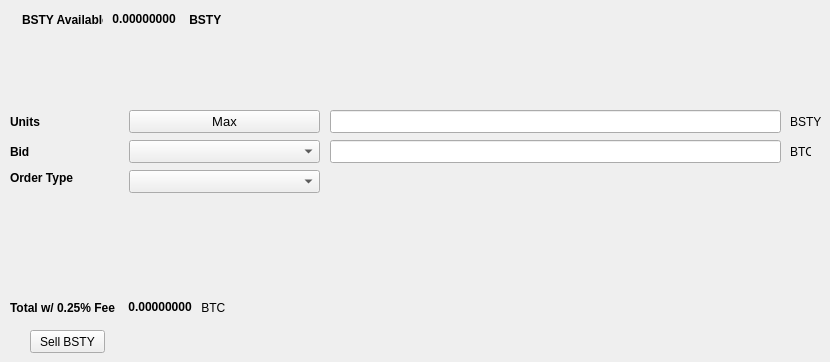
   <widget class="QWidget" name="SellTab">
    <attribute name="title">
     <string>Sell</string>
    </attribute>
    <widget class="QLabel" name="label_16">
     <property name="geometry">
      <rect>
       <x>790</x>
       <y>140</y>
       <width>21</width>
       <height>23</height>
      </rect>
     </property>
     <property name="text">
      <string>BTC</string>
     </property>
    </widget>
    <widget class="QComboBox" name="SellBidcomboBox">
     <property name="geometry">
      <rect>
       <x>129</x>
       <y>140</y>
       <width>191</width>
       <height>23</height>
      </rect>
     </property>
     <property name="font">
      <font>
       <pointsize>10</pointsize>
      </font>
     </property>
    </widget>
    <widget class="QLabel" name="label_18">
     <property name="geometry">
      <rect>
       <x>10</x>
       <y>110</y>
       <width>46</width>
       <height>23</height>
      </rect>
     </property>
     <property name="font">
      <font>
       <weight>75</weight>
       <bold>true</bold>
      </font>
     </property>
     <property name="text">
      <string>Units</string>
     </property>
    </widget>
    <widget class="QPushButton" name="Sell_Max_Amount">
     <property name="geometry">
      <rect>
       <x>129</x>
       <y>110</y>
       <width>191</width>
       <height>23</height>
      </rect>
     </property>
     <property name="font">
      <font>
       <pointsize>10</pointsize>
      </font>
     </property>
     <property name="text">
      <string>Max</string>
     </property>
    </widget>
    <widget class="QLabel" name="label_20">
     <property name="geometry">
      <rect>
       <x>10</x>
       <y>170</y>
       <width>71</width>
       <height>16</height>
      </rect>
     </property>
     <property name="font">
      <font>
       <weight>75</weight>
       <bold>true</bold>
      </font>
     </property>
     <property name="text">
      <string>Order Type</string>
     </property>
    </widget>
    <widget class="QComboBox" name="SellOrdertypeCombo">
     <property name="geometry">
      <rect>
       <x>129</x>
       <y>170</y>
       <width>191</width>
       <height>23</height>
      </rect>
     </property>
     <property name="font">
      <font>
       <pointsize>10</pointsize>
      </font>
     </property>
    </widget>
    <widget class="QLabel" name="label_21">
     <property name="geometry">
      <rect>
       <x>10</x>
       <y>140</y>
       <width>46</width>
       <height>23</height>
      </rect>
     </property>
     <property name="font">
      <font>
       <weight>75</weight>
       <bold>true</bold>
      </font>
     </property>
     <property name="text">
      <string>Bid</string>
     </property>
    </widget>
    <widget class="QLabel" name="label_22">
     <property name="geometry">
      <rect>
       <x>790</x>
       <y>110</y>
       <width>31</width>
       <height>23</height>
      </rect>
     </property>
     <property name="text">
      <string>BSTY</string>
     </property>
    </widget>
    <widget class="QLineEdit" name="UnitsInputBSTY">
     <property name="geometry">
      <rect>
       <x>330</x>
       <y>110</y>
       <width>451</width>
       <height>23</height>
      </rect>
     </property>
     <property name="font">
      <font>
       <pointsize>9</pointsize>
       <weight>75</weight>
       <bold>true</bold>
      </font>
     </property>
    </widget>
    <widget class="QLineEdit" name="SellBidPriceEdit">
     <property name="geometry">
      <rect>
       <x>330</x>
       <y>140</y>
       <width>451</width>
       <height>23</height>
      </rect>
     </property>
     <property name="font">
      <font>
       <pointsize>9</pointsize>
       <weight>75</weight>
       <bold>true</bold>
      </font>
     </property>
    </widget>
    <widget class="QPushButton" name="SellBSTYBTN">
     <property name="geometry">
      <rect>
       <x>30</x>
       <y>330</y>
       <width>75</width>
       <height>23</height>
      </rect>
     </property>
     <property name="text">
      <string>Sell BSTY</string>
     </property>
    </widget>
    <widget class="QWidget" name="layoutWidget">
     <property name="geometry">
      <rect>
       <x>22</x>
       <y>12</y>
       <width>200</width>
       <height>15</height>
      </rect>
     </property>
     <layout class="QHBoxLayout" name="horizontalLayout">
      <item>
       <widget class="QLabel" name="label232_2">
        <property name="font">
         <font>
          <weight>75</weight>
          <bold>true</bold>
         </font>
        </property>
        <property name="text">
         <string>BSTY Available:</string>
        </property>
       </widget>
      </item>
      <item>
       <widget class="QLabel" name="BSTYAvailableLabel">
        <property name="palette">
         <palette>
          <active>
           <colorrole role="WindowText">
            <brush brushstyle="SolidPattern">
             <color alpha="255">
              <red>0</red>
              <green>0</green>
              <blue>0</blue>
             </color>
            </brush>
           </colorrole>
           <colorrole role="Button">
            <brush brushstyle="SolidPattern">
             <color alpha="255">
              <red>0</red>
              <green>170</green>
              <blue>0</blue>
             </color>
            </brush>
           </colorrole>
           <colorrole role="Light">
            <brush brushstyle="SolidPattern">
             <color alpha="255">
              <red>0</red>
              <green>255</green>
              <blue>0</blue>
             </color>
            </brush>
           </colorrole>
           <colorrole role="Midlight">
            <brush brushstyle="SolidPattern">
             <color alpha="255">
              <red>0</red>
              <green>212</green>
              <blue>0</blue>
             </color>
            </brush>
           </colorrole>
           <colorrole role="Dark">
            <brush brushstyle="SolidPattern">
             <color alpha="255">
              <red>0</red>
              <green>85</green>
              <blue>0</blue>
             </color>
            </brush>
           </colorrole>
           <colorrole role="Mid">
            <brush brushstyle="SolidPattern">
             <color alpha="255">
              <red>0</red>
              <green>113</green>
              <blue>0</blue>
             </color>
            </brush>
           </colorrole>
           <colorrole role="Text">
            <brush brushstyle="SolidPattern">
             <color alpha="255">
              <red>0</red>
              <green>170</green>
              <blue>0</blue>
             </color>
            </brush>
           </colorrole>
           <colorrole role="BrightText">
            <brush brushstyle="SolidPattern">
             <color alpha="255">
              <red>255</red>
              <green>255</green>
              <blue>255</blue>
             </color>
            </brush>
           </colorrole>
           <colorrole role="ButtonText">
            <brush brushstyle="SolidPattern">
             <color alpha="255">
              <red>0</red>
              <green>0</green>
              <blue>0</blue>
             </color>
            </brush>
           </colorrole>
           <colorrole role="Base">
            <brush brushstyle="SolidPattern">
             <color alpha="255">
              <red>255</red>
              <green>255</green>
              <blue>255</blue>
             </color>
            </brush>
           </colorrole>
           <colorrole role="Window">
            <brush brushstyle="SolidPattern">
             <color alpha="255">
              <red>0</red>
              <green>170</green>
              <blue>0</blue>
             </color>
            </brush>
           </colorrole>
           <colorrole role="Shadow">
            <brush brushstyle="SolidPattern">
             <color alpha="255">
              <red>0</red>
              <green>0</green>
              <blue>0</blue>
             </color>
            </brush>
           </colorrole>
           <colorrole role="AlternateBase">
            <brush brushstyle="SolidPattern">
             <color alpha="255">
              <red>127</red>
              <green>212</green>
              <blue>127</blue>
             </color>
            </brush>
           </colorrole>
           <colorrole role="ToolTipBase">
            <brush brushstyle="SolidPattern">
             <color alpha="255">
              <red>255</red>
              <green>255</green>
              <blue>220</blue>
             </color>
            </brush>
           </colorrole>
           <colorrole role="ToolTipText">
            <brush brushstyle="SolidPattern">
             <color alpha="255">
              <red>0</red>
              <green>0</green>
              <blue>0</blue>
             </color>
            </brush>
           </colorrole>
          </active>
          <inactive>
           <colorrole role="WindowText">
            <brush brushstyle="SolidPattern">
             <color alpha="255">
              <red>0</red>
              <green>0</green>
              <blue>0</blue>
             </color>
            </brush>
           </colorrole>
           <colorrole role="Button">
            <brush brushstyle="SolidPattern">
             <color alpha="255">
              <red>0</red>
              <green>170</green>
              <blue>0</blue>
             </color>
            </brush>
           </colorrole>
           <colorrole role="Light">
            <brush brushstyle="SolidPattern">
             <color alpha="255">
              <red>0</red>
              <green>255</green>
              <blue>0</blue>
             </color>
            </brush>
           </colorrole>
           <colorrole role="Midlight">
            <brush brushstyle="SolidPattern">
             <color alpha="255">
              <red>0</red>
              <green>212</green>
              <blue>0</blue>
             </color>
            </brush>
           </colorrole>
           <colorrole role="Dark">
            <brush brushstyle="SolidPattern">
             <color alpha="255">
              <red>0</red>
              <green>85</green>
              <blue>0</blue>
             </color>
            </brush>
           </colorrole>
           <colorrole role="Mid">
            <brush brushstyle="SolidPattern">
             <color alpha="255">
              <red>0</red>
              <green>113</green>
              <blue>0</blue>
             </color>
            </brush>
           </colorrole>
           <colorrole role="Text">
            <brush brushstyle="SolidPattern">
             <color alpha="255">
              <red>0</red>
              <green>170</green>
              <blue>0</blue>
             </color>
            </brush>
           </colorrole>
           <colorrole role="BrightText">
            <brush brushstyle="SolidPattern">
             <color alpha="255">
              <red>255</red>
              <green>255</green>
              <blue>255</blue>
             </color>
            </brush>
           </colorrole>
           <colorrole role="ButtonText">
            <brush brushstyle="SolidPattern">
             <color alpha="255">
              <red>0</red>
              <green>0</green>
              <blue>0</blue>
             </color>
            </brush>
           </colorrole>
           <colorrole role="Base">
            <brush brushstyle="SolidPattern">
             <color alpha="255">
              <red>255</red>
              <green>255</green>
              <blue>255</blue>
             </color>
            </brush>
           </colorrole>
           <colorrole role="Window">
            <brush brushstyle="SolidPattern">
             <color alpha="255">
              <red>0</red>
              <green>170</green>
              <blue>0</blue>
             </color>
            </brush>
           </colorrole>
           <colorrole role="Shadow">
            <brush brushstyle="SolidPattern">
             <color alpha="255">
              <red>0</red>
              <green>0</green>
              <blue>0</blue>
             </color>
            </brush>
           </colorrole>
           <colorrole role="AlternateBase">
            <brush brushstyle="SolidPattern">
             <color alpha="255">
              <red>127</red>
              <green>212</green>
              <blue>127</blue>
             </color>
            </brush>
           </colorrole>
           <colorrole role="ToolTipBase">
            <brush brushstyle="SolidPattern">
             <color alpha="255">
              <red>255</red>
              <green>255</green>
              <blue>220</blue>
             </color>
            </brush>
           </colorrole>
           <colorrole role="ToolTipText">
            <brush brushstyle="SolidPattern">
             <color alpha="255">
              <red>0</red>
              <green>0</green>
              <blue>0</blue>
             </color>
            </brush>
           </colorrole>
          </inactive>
          <disabled>
           <colorrole role="WindowText">
            <brush brushstyle="SolidPattern">
             <color alpha="255">
              <red>0</red>
              <green>85</green>
              <blue>0</blue>
             </color>
            </brush>
           </colorrole>
           <colorrole role="Button">
            <brush brushstyle="SolidPattern">
             <color alpha="255">
              <red>0</red>
              <green>170</green>
              <blue>0</blue>
             </color>
            </brush>
           </colorrole>
           <colorrole role="Light">
            <brush brushstyle="SolidPattern">
             <color alpha="255">
              <red>0</red>
              <green>255</green>
              <blue>0</blue>
             </color>
            </brush>
           </colorrole>
           <colorrole role="Midlight">
            <brush brushstyle="SolidPattern">
             <color alpha="255">
              <red>0</red>
              <green>212</green>
              <blue>0</blue>
             </color>
            </brush>
           </colorrole>
           <colorrole role="Dark">
            <brush brushstyle="SolidPattern">
             <color alpha="255">
              <red>0</red>
              <green>85</green>
              <blue>0</blue>
             </color>
            </brush>
           </colorrole>
           <colorrole role="Mid">
            <brush brushstyle="SolidPattern">
             <color alpha="255">
              <red>0</red>
              <green>113</green>
              <blue>0</blue>
             </color>
            </brush>
           </colorrole>
           <colorrole role="Text">
            <brush brushstyle="SolidPattern">
             <color alpha="255">
              <red>0</red>
              <green>85</green>
              <blue>0</blue>
             </color>
            </brush>
           </colorrole>
           <colorrole role="BrightText">
            <brush brushstyle="SolidPattern">
             <color alpha="255">
              <red>255</red>
              <green>255</green>
              <blue>255</blue>
             </color>
            </brush>
           </colorrole>
           <colorrole role="ButtonText">
            <brush brushstyle="SolidPattern">
             <color alpha="255">
              <red>0</red>
              <green>85</green>
              <blue>0</blue>
             </color>
            </brush>
           </colorrole>
           <colorrole role="Base">
            <brush brushstyle="SolidPattern">
             <color alpha="255">
              <red>0</red>
              <green>170</green>
              <blue>0</blue>
             </color>
            </brush>
           </colorrole>
           <colorrole role="Window">
            <brush brushstyle="SolidPattern">
             <color alpha="255">
              <red>0</red>
              <green>170</green>
              <blue>0</blue>
             </color>
            </brush>
           </colorrole>
           <colorrole role="Shadow">
            <brush brushstyle="SolidPattern">
             <color alpha="255">
              <red>0</red>
              <green>0</green>
              <blue>0</blue>
             </color>
            </brush>
           </colorrole>
           <colorrole role="AlternateBase">
            <brush brushstyle="SolidPattern">
             <color alpha="255">
              <red>0</red>
              <green>170</green>
              <blue>0</blue>
             </color>
            </brush>
           </colorrole>
           <colorrole role="ToolTipBase">
            <brush brushstyle="SolidPattern">
             <color alpha="255">
              <red>255</red>
              <green>255</green>
              <blue>220</blue>
             </color>
            </brush>
           </colorrole>
           <colorrole role="ToolTipText">
            <brush brushstyle="SolidPattern">
             <color alpha="255">
              <red>0</red>
              <green>0</green>
              <blue>0</blue>
             </color>
            </brush>
           </colorrole>
          </disabled>
         </palette>
        </property>
        <property name="font">
         <font>
          <weight>75</weight>
          <bold>true</bold>
         </font>
        </property>
        <property name="text">
         <string> 0.00000000 </string>
        </property>
        <property name="textInteractionFlags">
         <set>Qt::LinksAccessibleByMouse|Qt::TextSelectableByKeyboard|Qt::TextSelectableByMouse</set>
        </property>
       </widget>
      </item>
      <item>
       <widget class="QLabel" name="labelBSTY">
        <property name="font">
         <font>
          <weight>75</weight>
          <bold>true</bold>
         </font>
        </property>
        <property name="text">
         <string> BSTY</string>
        </property>
       </widget>
      </item>
     </layout>
    </widget>
    <widget class="QWidget" name="layoutWidget">
     <property name="geometry">
      <rect>
       <x>10</x>
       <y>300</y>
       <width>218</width>
       <height>15</height>
      </rect>
     </property>
     <layout class="QHBoxLayout" name="horizontalLayout_2">
      <item>
       <widget class="QLabel" name="label_19">
        <property name="font">
         <font>
          <weight>75</weight>
          <bold>true</bold>
         </font>
        </property>
        <property name="text">
         <string>Total w/ 0.25% Fee </string>
        </property>
       </widget>
      </item>
      <item>
       <widget class="QLabel" name="SellCostLabel">
        <property name="palette">
         <palette>
          <active>
           <colorrole role="WindowText">
            <brush brushstyle="SolidPattern">
             <color alpha="255">
              <red>0</red>
              <green>0</green>
              <blue>0</blue>
             </color>
            </brush>
           </colorrole>
           <colorrole role="Button">
            <brush brushstyle="SolidPattern">
             <color alpha="255">
              <red>0</red>
              <green>170</green>
              <blue>0</blue>
             </color>
            </brush>
           </colorrole>
           <colorrole role="Light">
            <brush brushstyle="SolidPattern">
             <color alpha="255">
              <red>0</red>
              <green>255</green>
              <blue>0</blue>
             </color>
            </brush>
           </colorrole>
           <colorrole role="Midlight">
            <brush brushstyle="SolidPattern">
             <color alpha="255">
              <red>0</red>
              <green>212</green>
              <blue>0</blue>
             </color>
            </brush>
           </colorrole>
           <colorrole role="Dark">
            <brush brushstyle="SolidPattern">
             <color alpha="255">
              <red>0</red>
              <green>85</green>
              <blue>0</blue>
             </color>
            </brush>
           </colorrole>
           <colorrole role="Mid">
            <brush brushstyle="SolidPattern">
             <color alpha="255">
              <red>0</red>
              <green>113</green>
              <blue>0</blue>
             </color>
            </brush>
           </colorrole>
           <colorrole role="Text">
            <brush brushstyle="SolidPattern">
             <color alpha="255">
              <red>0</red>
              <green>170</green>
              <blue>0</blue>
             </color>
            </brush>
           </colorrole>
           <colorrole role="BrightText">
            <brush brushstyle="SolidPattern">
             <color alpha="255">
              <red>255</red>
              <green>255</green>
              <blue>255</blue>
             </color>
            </brush>
           </colorrole>
           <colorrole role="ButtonText">
            <brush brushstyle="SolidPattern">
             <color alpha="255">
              <red>0</red>
              <green>0</green>
              <blue>0</blue>
             </color>
            </brush>
           </colorrole>
           <colorrole role="Base">
            <brush brushstyle="SolidPattern">
             <color alpha="255">
              <red>255</red>
              <green>255</green>
              <blue>255</blue>
             </color>
            </brush>
           </colorrole>
           <colorrole role="Window">
            <brush brushstyle="SolidPattern">
             <color alpha="255">
              <red>0</red>
              <green>170</green>
              <blue>0</blue>
             </color>
            </brush>
           </colorrole>
           <colorrole role="Shadow">
            <brush brushstyle="SolidPattern">
             <color alpha="255">
              <red>0</red>
              <green>0</green>
              <blue>0</blue>
             </color>
            </brush>
           </colorrole>
           <colorrole role="AlternateBase">
            <brush brushstyle="SolidPattern">
             <color alpha="255">
              <red>127</red>
              <green>212</green>
              <blue>127</blue>
             </color>
            </brush>
           </colorrole>
           <colorrole role="ToolTipBase">
            <brush brushstyle="SolidPattern">
             <color alpha="255">
              <red>255</red>
              <green>255</green>
              <blue>220</blue>
             </color>
            </brush>
           </colorrole>
           <colorrole role="ToolTipText">
            <brush brushstyle="SolidPattern">
             <color alpha="255">
              <red>0</red>
              <green>0</green>
              <blue>0</blue>
             </color>
            </brush>
           </colorrole>
          </active>
          <inactive>
           <colorrole role="WindowText">
            <brush brushstyle="SolidPattern">
             <color alpha="255">
              <red>0</red>
              <green>0</green>
              <blue>0</blue>
             </color>
            </brush>
           </colorrole>
           <colorrole role="Button">
            <brush brushstyle="SolidPattern">
             <color alpha="255">
              <red>0</red>
              <green>170</green>
              <blue>0</blue>
             </color>
            </brush>
           </colorrole>
           <colorrole role="Light">
            <brush brushstyle="SolidPattern">
             <color alpha="255">
              <red>0</red>
              <green>255</green>
              <blue>0</blue>
             </color>
            </brush>
           </colorrole>
           <colorrole role="Midlight">
            <brush brushstyle="SolidPattern">
             <color alpha="255">
              <red>0</red>
              <green>212</green>
              <blue>0</blue>
             </color>
            </brush>
           </colorrole>
           <colorrole role="Dark">
            <brush brushstyle="SolidPattern">
             <color alpha="255">
              <red>0</red>
              <green>85</green>
              <blue>0</blue>
             </color>
            </brush>
           </colorrole>
           <colorrole role="Mid">
            <brush brushstyle="SolidPattern">
             <color alpha="255">
              <red>0</red>
              <green>113</green>
              <blue>0</blue>
             </color>
            </brush>
           </colorrole>
           <colorrole role="Text">
            <brush brushstyle="SolidPattern">
             <color alpha="255">
              <red>0</red>
              <green>170</green>
              <blue>0</blue>
             </color>
            </brush>
           </colorrole>
           <colorrole role="BrightText">
            <brush brushstyle="SolidPattern">
             <color alpha="255">
              <red>255</red>
              <green>255</green>
              <blue>255</blue>
             </color>
            </brush>
           </colorrole>
           <colorrole role="ButtonText">
            <brush brushstyle="SolidPattern">
             <color alpha="255">
              <red>0</red>
              <green>0</green>
              <blue>0</blue>
             </color>
            </brush>
           </colorrole>
           <colorrole role="Base">
            <brush brushstyle="SolidPattern">
             <color alpha="255">
              <red>255</red>
              <green>255</green>
              <blue>255</blue>
             </color>
            </brush>
           </colorrole>
           <colorrole role="Window">
            <brush brushstyle="SolidPattern">
             <color alpha="255">
              <red>0</red>
              <green>170</green>
              <blue>0</blue>
             </color>
            </brush>
           </colorrole>
           <colorrole role="Shadow">
            <brush brushstyle="SolidPattern">
             <color alpha="255">
              <red>0</red>
              <green>0</green>
              <blue>0</blue>
             </color>
            </brush>
           </colorrole>
           <colorrole role="AlternateBase">
            <brush brushstyle="SolidPattern">
             <color alpha="255">
              <red>127</red>
              <green>212</green>
              <blue>127</blue>
             </color>
            </brush>
           </colorrole>
           <colorrole role="ToolTipBase">
            <brush brushstyle="SolidPattern">
             <color alpha="255">
              <red>255</red>
              <green>255</green>
              <blue>220</blue>
             </color>
            </brush>
           </colorrole>
           <colorrole role="ToolTipText">
            <brush brushstyle="SolidPattern">
             <color alpha="255">
              <red>0</red>
              <green>0</green>
              <blue>0</blue>
             </color>
            </brush>
           </colorrole>
          </inactive>
          <disabled>
           <colorrole role="WindowText">
            <brush brushstyle="SolidPattern">
             <color alpha="255">
              <red>0</red>
              <green>85</green>
              <blue>0</blue>
             </color>
            </brush>
           </colorrole>
           <colorrole role="Button">
            <brush brushstyle="SolidPattern">
             <color alpha="255">
              <red>0</red>
              <green>170</green>
              <blue>0</blue>
             </color>
            </brush>
           </colorrole>
           <colorrole role="Light">
            <brush brushstyle="SolidPattern">
             <color alpha="255">
              <red>0</red>
              <green>255</green>
              <blue>0</blue>
             </color>
            </brush>
           </colorrole>
           <colorrole role="Midlight">
            <brush brushstyle="SolidPattern">
             <color alpha="255">
              <red>0</red>
              <green>212</green>
              <blue>0</blue>
             </color>
            </brush>
           </colorrole>
           <colorrole role="Dark">
            <brush brushstyle="SolidPattern">
             <color alpha="255">
              <red>0</red>
              <green>85</green>
              <blue>0</blue>
             </color>
            </brush>
           </colorrole>
           <colorrole role="Mid">
            <brush brushstyle="SolidPattern">
             <color alpha="255">
              <red>0</red>
              <green>113</green>
              <blue>0</blue>
             </color>
            </brush>
           </colorrole>
           <colorrole role="Text">
            <brush brushstyle="SolidPattern">
             <color alpha="255">
              <red>0</red>
              <green>85</green>
              <blue>0</blue>
             </color>
            </brush>
           </colorrole>
           <colorrole role="BrightText">
            <brush brushstyle="SolidPattern">
             <color alpha="255">
              <red>255</red>
              <green>255</green>
              <blue>255</blue>
             </color>
            </brush>
           </colorrole>
           <colorrole role="ButtonText">
            <brush brushstyle="SolidPattern">
             <color alpha="255">
              <red>0</red>
              <green>85</green>
              <blue>0</blue>
             </color>
            </brush>
           </colorrole>
           <colorrole role="Base">
            <brush brushstyle="SolidPattern">
             <color alpha="255">
              <red>0</red>
              <green>170</green>
              <blue>0</blue>
             </color>
            </brush>
           </colorrole>
           <colorrole role="Window">
            <brush brushstyle="SolidPattern">
             <color alpha="255">
              <red>0</red>
              <green>170</green>
              <blue>0</blue>
             </color>
            </brush>
           </colorrole>
           <colorrole role="Shadow">
            <brush brushstyle="SolidPattern">
             <color alpha="255">
              <red>0</red>
              <green>0</green>
              <blue>0</blue>
             </color>
            </brush>
           </colorrole>
           <colorrole role="AlternateBase">
            <brush brushstyle="SolidPattern">
             <color alpha="255">
              <red>0</red>
              <green>170</green>
              <blue>0</blue>
             </color>
            </brush>
           </colorrole>
           <colorrole role="ToolTipBase">
            <brush brushstyle="SolidPattern">
             <color alpha="255">
              <red>255</red>
              <green>255</green>
              <blue>220</blue>
             </color>
            </brush>
           </colorrole>
           <colorrole role="ToolTipText">
            <brush brushstyle="SolidPattern">
             <color alpha="255">
              <red>0</red>
              <green>0</green>
              <blue>0</blue>
             </color>
            </brush>
           </colorrole>
          </disabled>
         </palette>
        </property>
        <property name="font">
         <font>
          <weight>75</weight>
          <bold>true</bold>
         </font>
        </property>
        <property name="autoFillBackground">
         <bool>false</bool>
        </property>
        <property name="text">
         <string> 0.00000000</string>
        </property>
        <property name="textInteractionFlags">
         <set>Qt::LinksAccessibleByMouse|Qt::TextSelectableByMouse</set>
        </property>
       </widget>
      </item>
      <item>
       <widget class="QLabel" name="label_17">
        <property name="font">
         <font>
          <weight>50</weight>
          <bold>false</bold>
         </font>
        </property>
        <property name="text">
         <string> BTC</string>
        </property>
       </widget>
      </item>
     </layout>
    </widget>
   </widget>
